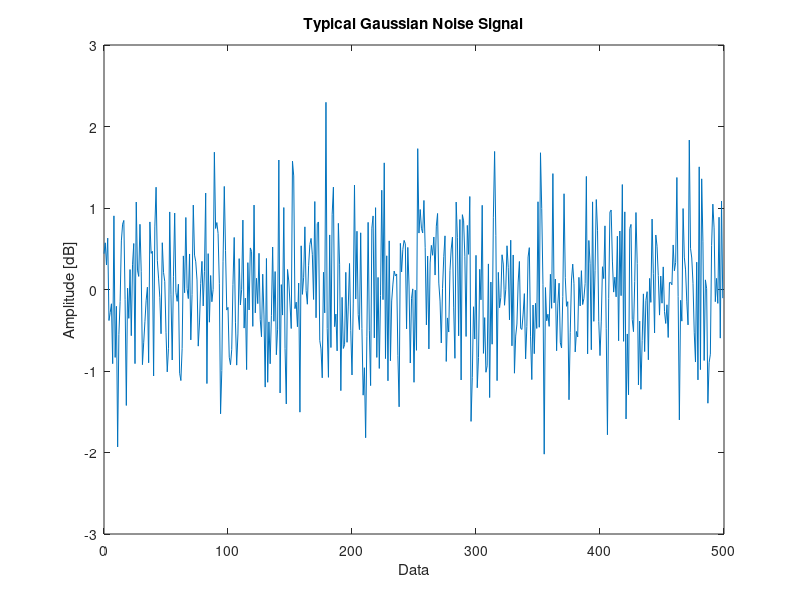

Write the MATLAB code that produced this figure.
%% File information
% Written by M. Y. Martin (MRTMOG014)
% EEE4022S (2018)
% Gaussian_Noise.m: Generate simulated Gaussian noise

%% Produce Gaussian noise
D = 500;                                % Data set size
I = randn(1,D);                         % In-phase component
Q = randn(1,D);                         % Quadrature component
GaussianNoise = (I + 1i.*Q)/sqrt(2);	% Produce 1xD matrix of Gaussian noise

% Plot data
figure;
n = 0:(D - 1);
plot(n,GaussianNoise);
hold on;
xlabel('Data');
ylabel('Amplitude [dB]');
title('Typical Gaussian Noise Signal');